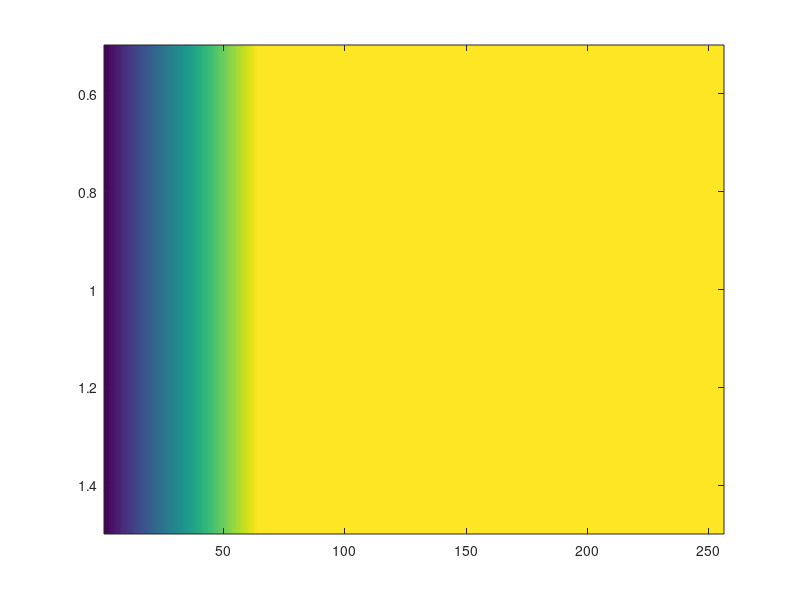

Reproduce this figure in MATLAB.
function out=rgbmap()
image(1:256);

R(256,1) = 0;
G(256,1) = 0;
B(128,1) = 0;

dx = 0.8;

for f=0:(1/256):1
    g = (6-2*dx)*f+dx;
    index = int16(f*256 + 1);
    R(index,1) = max(0,(3-abs(g-4)-abs(g-5))/2);
    G(index,1) = max(0,(4-abs(g-2)-abs(g-4))/2); 
    B(index,1) = max(0,(3-abs(g-1)-abs(g-2))/2);

end

%concatenate arrays horizontally
map = horzcat(R, G, B);
out=map;